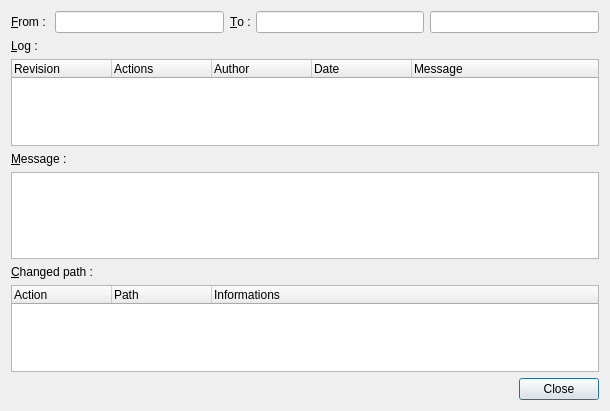
<?xml version="1.0" encoding="UTF-8"?>
<ui version="4.0">
 <class>LogDialog</class>
 <widget class="QDialog" name="LogDialog">
  <property name="geometry">
   <rect>
    <x>0</x>
    <y>0</y>
    <width>610</width>
    <height>411</height>
   </rect>
  </property>
  <property name="windowTitle">
   <string>Log</string>
  </property>
  <layout class="QVBoxLayout" name="verticalLayout">
   <item>
    <layout class="QHBoxLayout" name="horizontalLayout">
     <item>
      <widget class="QLabel" name="label">
       <property name="text">
        <string>&amp;From : </string>
       </property>
       <property name="buddy">
        <cstring>fromRevision</cstring>
       </property>
      </widget>
     </item>
     <item>
      <widget class="XinxLineEdit" name="fromRevision"/>
     </item>
     <item>
      <widget class="QLabel" name="label_2">
       <property name="text">
        <string>&amp;To :</string>
       </property>
       <property name="buddy">
        <cstring>toRevision</cstring>
       </property>
      </widget>
     </item>
     <item>
      <widget class="XinxLineEdit" name="toRevision"/>
     </item>
     <item>
      <widget class="XinxLineEdit" name="searchText"/>
     </item>
    </layout>
   </item>
   <item>
    <widget class="QLabel" name="label_3">
     <property name="text">
      <string>&amp;Log :</string>
     </property>
     <property name="buddy">
      <cstring>logList</cstring>
     </property>
    </widget>
   </item>
   <item>
    <widget class="QTreeWidget" name="logList">
     <property name="alternatingRowColors">
      <bool>true</bool>
     </property>
     <property name="rootIsDecorated">
      <bool>false</bool>
     </property>
     <column>
      <property name="text">
       <string>Revision</string>
      </property>
     </column>
     <column>
      <property name="text">
       <string>Actions</string>
      </property>
     </column>
     <column>
      <property name="text">
       <string>Author</string>
      </property>
     </column>
     <column>
      <property name="text">
       <string>Date</string>
      </property>
     </column>
     <column>
      <property name="text">
       <string>Message</string>
      </property>
     </column>
    </widget>
   </item>
   <item>
    <widget class="QLabel" name="label_4">
     <property name="text">
      <string>&amp;Message :</string>
     </property>
     <property name="buddy">
      <cstring>logMessage</cstring>
     </property>
    </widget>
   </item>
   <item>
    <widget class="QPlainTextEdit" name="logMessage"/>
   </item>
   <item>
    <widget class="QLabel" name="label_5">
     <property name="text">
      <string>&amp;Changed path :</string>
     </property>
     <property name="buddy">
      <cstring>logPath</cstring>
     </property>
    </widget>
   </item>
   <item>
    <widget class="QTreeWidget" name="logPath">
     <property name="alternatingRowColors">
      <bool>true</bool>
     </property>
     <property name="rootIsDecorated">
      <bool>false</bool>
     </property>
     <column>
      <property name="text">
       <string>Action</string>
      </property>
     </column>
     <column>
      <property name="text">
       <string>Path</string>
      </property>
     </column>
     <column>
      <property name="text">
       <string>Informations</string>
      </property>
     </column>
    </widget>
   </item>
   <item>
    <widget class="QDialogButtonBox" name="buttonBox">
     <property name="orientation">
      <enum>Qt::Horizontal</enum>
     </property>
     <property name="standardButtons">
      <set>QDialogButtonBox::Close</set>
     </property>
    </widget>
   </item>
  </layout>
 </widget>
 <customwidgets>
  <customwidget>
   <class>XinxLineEdit</class>
   <extends>QLineEdit</extends>
   <header location="global">xinxlineedit.h</header>
  </customwidget>
 </customwidgets>
 <resources/>
 <connections>
  <connection>
   <sender>buttonBox</sender>
   <signal>accepted()</signal>
   <receiver>LogDialog</receiver>
   <slot>accept()</slot>
   <hints>
    <hint type="sourcelabel">
     <x>222</x>
     <y>396</y>
    </hint>
    <hint type="destinationlabel">
     <x>157</x>
     <y>274</y>
    </hint>
   </hints>
  </connection>
  <connection>
   <sender>buttonBox</sender>
   <signal>rejected()</signal>
   <receiver>LogDialog</receiver>
   <slot>reject()</slot>
   <hints>
    <hint type="sourcelabel">
     <x>290</x>
     <y>402</y>
    </hint>
    <hint type="destinationlabel">
     <x>286</x>
     <y>274</y>
    </hint>
   </hints>
  </connection>
 </connections>
</ui>
